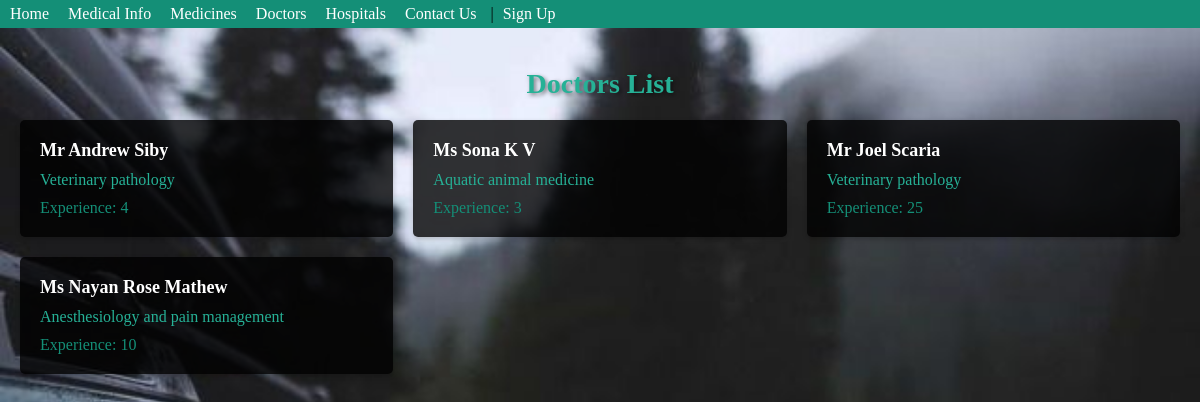
The app's page /vhms1/doctors/ with its own data.
### vhmsapp/models.py (models this page shows, shortened)
class Doctor(models.Model):
    person = models.OneToOneField(Person, verbose_name='Person Data', on_delete=models.CASCADE, blank=True, null=True)
    hospital = models.ForeignKey(Hospital, verbose_name='Hospital', on_delete=models.CASCADE, blank=True, null=True)
    designation = models.CharField(max_length=60, verbose_name="Designation", default="Doctor")
    joindate = models.DateField(verbose_name="Date of Join", blank=True, null=True)
    exitdate = models.DateField(verbose_name="Date of Exit", blank=True, null=True)
    qualifications = models.CharField(max_length=100, default=" DVM, DACVIM")
    experience = models.TextField()
    specialty = models.CharField(max_length=100,blank=True, null=True)
    education = models.TextField(max_length=1000,blank=True, null=True)
    departments = models.ManyToManyField(Department, blank=True)
    class Meta:
        verbose_name_plural = "Doctors"

class Person(models.Model):
    title = models.CharField(max_length=10, default="Mr", verbose_name="Title")
    fname = models.CharField(max_length=50, default="", verbose_name="First Name")
    lname = models.CharField(max_length=50, default="", verbose_name="Last Name")
    house = models.CharField(max_length=50, blank=True, verbose_name="House Name")
    street = models.CharField(max_length=50, blank=True, verbose_name="Street")
    locality = models.CharField(max_length=50, blank=True, verbose_name="Locality")
    city = models.CharField(max_length=50, blank=True, verbose_name="City")
    state = models.CharField(max_length=50, blank=True, verbose_name="State", default="Kerala")
    pin = models.IntegerField(default=670645, verbose_name="PIN Code")
    phone = models.CharField(max_length=50, blank=True, verbose_name="Phone Numbers")
    email = models.EmailField(max_length=100, blank=True, verbose_name="Email Id")
    birthdate = models.DateField(verbose_name="Date of Birth", blank=True, null=True)
    profile_image = models.ImageField(upload_to='profile_images/', blank=True, null=True)
    loginid = models.CharField(max_length=40, verbose_name="Login Id", blank=True, null=True)
    password = models.CharField(max_length=20, verbose_name="Password", blank=True, null=True)
    forget_password_hint_question = models.CharField(
        max_length=100, default="Name of the first school you studied", verbose_name="Forget Password Hint Question",
        blank=True, null=True
    )
    forget_password_hint_answer = models.CharField(
        max_length=100, default="vjec@fml", verbose_name="Forget Password Hint Answer", blank=True, null=True
    )
    address = models.CharField(max_length=30, default="Chemberi")
    zip_code = models.CharField(max_length=10, default="670764")
    class Meta:
        verbose_name_plural = "People"
    def get_full_name(self):
        return f"{self.title} {self.fname} {self.lname}"

### vhmsapp/views.py (the view)
# urls.py: path('doctors/', views.doctors_list, name='FindDoc'),
def doctors_list(request):
    doctors = Doctor.objects.all()
    return render(request, 'FindDoc.html', {'doctors': doctors})

### vhmsapp/templates/FindDoc.html (shortened to what this page needs)
<!DOCTYPE html>
<html>
<head>
    {% include "Menu.html"%}
</head>
<body>
    <div class="container">
        <h1>Doctors List</h1>
        <div class="doctors-container">
            {% for doctor in doctors %}
            <div class="doctor-card">
                <div class="doctor-name">{{ doctor.person.get_full_name }}</div>
                <div class="doctor-specialty">{{ doctor.specialty }}</div>
                <div class="doctor-experience">Experience: {{ doctor.experience }}</div>
            </div>
            {% endfor %}
        </div>
    </div>
</body>
</html>

### vhmsapp/templates/FindDoc.html (style rules this page uses)
body { margin: 0; padding: 0; background-image: url('/static/b_g/ui.jpeg'); background-size: cover; background-position: center; }
.container { max-width: 1200px; margin: 0 auto; padding: 20px; }
h1 { color: #26B196; text-align: center; font-size: 28px; text-shadow: 2px 2px 4px rgba(0, 0, 0, 0.5); margin-top: 0; padding-top: 20px; }
.doctors-container { display: grid; grid-template-columns: repeat(auto-fit, minmax(300px, 1fr)); grid-gap: 20px; margin-top: 20px; }
.doctor-card { background-color: rgba(0, 0, 0, 0.8); padding: 20px; border-radius: 5px; box-shadow: 0 2px 5px rgba(0, 0, 0, 0.2); }
.doctor-name { font-weight: bold; font-size: 18px; margin-bottom: 10px; color: #fff; }
.doctor-specialty { color: #26B196; margin-bottom: 10px; }
.doctor-experience { color: #148F77; }

### records on screen
Doctor: person.get_full_name "Mr Andrew Siby", specialty "Veterinary pathology", experience "4"
Doctor: person.get_full_name "Ms Sona K V", specialty "Aquatic animal medicine", experience "3"
Doctor: person.get_full_name "Mr Joel Scaria", specialty "Veterinary pathology", experience "25"
Doctor: person.get_full_name "Ms Nayan Rose Mathew", specialty "Anesthesiology and pain management", experience "10"
